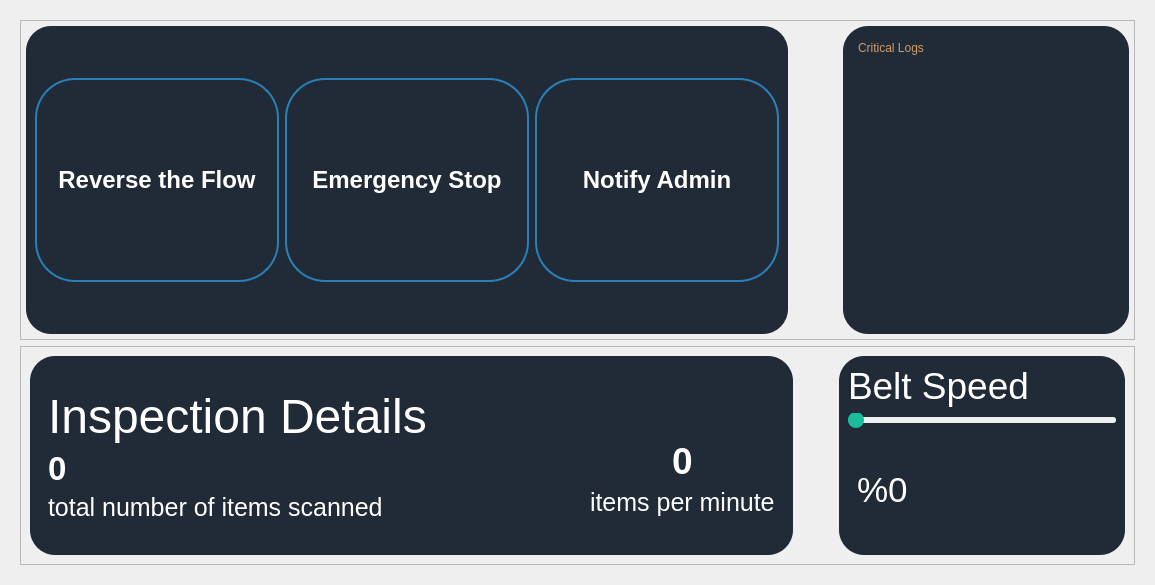
            <widget class="QWidget" name="Dashboard">
             <property name="sizePolicy">
              <sizepolicy hsizetype="MinimumExpanding" vsizetype="MinimumExpanding">
               <horstretch>0</horstretch>
               <verstretch>0</verstretch>
              </sizepolicy>
             </property>
             <layout class="QVBoxLayout" name="verticalLayout_5">
              <item>
               <widget class="QWidget" name="DashboardContent" native="true">
                <property name="sizePolicy">
                 <sizepolicy hsizetype="Expanding" vsizetype="Expanding">
                  <horstretch>0</horstretch>
                  <verstretch>0</verstretch>
                 </sizepolicy>
                </property>
                <layout class="QVBoxLayout" name="verticalLayout_3">
                 <item>
                  <widget class="QFrame" name="frame_5">
                   <property name="sizePolicy">
                    <sizepolicy hsizetype="Preferred" vsizetype="MinimumExpanding">
                     <horstretch>0</horstretch>
                     <verstretch>0</verstretch>
                    </sizepolicy>
                   </property>
                   <property name="minimumSize">
                    <size>
                     <width>0</width>
                     <height>320</height>
                    </size>
                   </property>
                   <property name="frameShape">
                    <enum>QFrame::Shape::StyledPanel</enum>
                   </property>
                   <property name="frameShadow">
                    <enum>QFrame::Shadow::Raised</enum>
                   </property>
                   <layout class="QHBoxLayout" name="horizontalLayout_18">
                    <property name="spacing">
                     <number>15</number>
                    </property>
                    <property name="sizeConstraint">
                     <enum>QLayout::SizeConstraint::SetDefaultConstraint</enum>
                    </property>
                    <property name="leftMargin">
                     <number>5</number>
                    </property>
                    <property name="topMargin">
                     <number>5</number>
                    </property>
                    <property name="rightMargin">
                     <number>5</number>
                    </property>
                    <property name="bottomMargin">
                     <number>5</number>
                    </property>
                    <item>
                     <widget class="QWidget" name="horizontalWidget_4" native="true">
                      <property name="styleSheet">
                       <string notr="true">background-color: rgb(33, 43, 55);
border-radius: 25px; </string>
                      </property>
                      <layout class="QHBoxLayout" name="horizontalLayout_19">
                       <item>
                        <widget class="QPushButton" name="ReverseButton">
                         <property name="sizePolicy">
                          <sizepolicy hsizetype="Fixed" vsizetype="Fixed">
                           <horstretch>0</horstretch>
                           <verstretch>0</verstretch>
                          </sizepolicy>
                         </property>
                         <property name="font">
                          <font>
                           <pointsize>18</pointsize>
                           <bold>true</bold>
                          </font>
                         </property>
                         <property name="styleSheet">
                          <string notr="true">QPushButton {
    background-color: #212b37;
    color: white;
    border: 2px solid #2980b9;
    border-radius: 40px;       /* half of 50x50 */
    width: 240px;
    height: 200px;
    font-weight: bold;
}

QPushButton:hover {
    background-color: #5dade2; /* lighter blue on hover */
    border: 2px solid #2471a3;
}

QPushButton:pressed {
    background-color: #1f618d; /* darker blue on click */
    border: 2px solid #1a5276;
}
</string>
                         </property>
                         <property name="text">
                          <string>Reverse the Flow</string>
                         </property>
                         <property name="icon">
                          <iconset>
                           <normalon>:/styles/img/ReverseTheFlow.png</normalon>
                          </iconset>
                         </property>
                         <property name="iconSize">
                          <size>
                           <width>36</width>
                           <height>36</height>
                          </size>
                         </property>
                        </widget>
                       </item>
                       <item>
                        <widget class="QPushButton" name="EmergencyStopButton">
                         <property name="sizePolicy">
                          <sizepolicy hsizetype="Fixed" vsizetype="Fixed">
                           <horstretch>0</horstretch>
                           <verstretch>0</verstretch>
                          </sizepolicy>
                         </property>
                         <property name="font">
                          <font>
                           <pointsize>18</pointsize>
                           <bold>true</bold>
                          </font>
                         </property>
                         <property name="styleSheet">
                          <string notr="true">QPushButton {
    background-color: #212b37;
    color: white;
    border: 2px solid #2980b9;
    border-radius: 40px;       /* half of 50x50 */
    width: 240px;
    height: 200px;
    font-weight: bold;
}

QPushButton:hover {
    background-color: #5dade2; /* lighter blue on hover */
    border: 2px solid #2471a3;
}

QPushButton:pressed {
    background-color: #1f618d; /* darker blue on click */
    border: 2px solid #1a5276;
}
</string>
                         </property>
                         <property name="text">
                          <string>Emergency Stop</string>
                         </property>
                         <property name="icon">
                          <iconset resource="resource.qrc">
                           <normaloff>:/styles/img/Stop.png</normaloff>:/styles/img/Stop.png</iconset>
                         </property>
                         <property name="iconSize">
                          <size>
                           <width>36</width>
                           <height>36</height>
                          </size>
                         </property>
                        </widget>
                       </item>
                       <item>
                        <widget class="QPushButton" name="NotifyButton">
                         <property name="sizePolicy">
                          <sizepolicy hsizetype="Fixed" vsizetype="Fixed">
                           <horstretch>0</horstretch>
                           <verstretch>0</verstretch>
                          </sizepolicy>
                         </property>
                         <property name="font">
                          <font>
                           <pointsize>18</pointsize>
                           <bold>true</bold>
                          </font>
                         </property>
                         <property name="styleSheet">
                          <string notr="true">QPushButton {
    background-color: #212b37;
    color: white;
    border: 2px solid #2980b9;
    border-radius: 40px;       /* half of 50x50 */
    width: 240px;
    height: 200px;
    font-weight: bold;
}

QPushButton:hover {
    background-color: #5dade2; /* lighter blue on hover */
    border: 2px solid #2471a3;
}

QPushButton:pressed {
    background-color: #1f618d; /* darker blue on click */
    border: 2px solid #1a5276;
}
</string>
                         </property>
                         <property name="text">
                          <string>Notify Admin</string>
                         </property>
                         <property name="icon">
                          <iconset>
                           <normalon>:/styles/img/Notify.png</normalon>
                          </iconset>
                         </property>
                         <property name="iconSize">
                          <size>
                           <width>36</width>
                           <height>36</height>
                          </size>
                         </property>
                        </widget>
                       </item>
                      </layout>
                     </widget>
                    </item>
                    <item>
                     <spacer name="horizontalSpacer_6">
                      <property name="orientation">
                       <enum>Qt::Orientation::Horizontal</enum>
                      </property>
                      <property name="sizeType">
                       <enum>QSizePolicy::Policy::Fixed</enum>
                      </property>
                      <property name="sizeHint" stdset="0">
                       <size>
                        <width>40</width>
                        <height>20</height>
                       </size>
                      </property>
                     </spacer>
                    </item>
                    <item>
                     <widget class="QWidget" name="verticalWidget_3" native="true">
                      <property name="sizePolicy">
                       <sizepolicy hsizetype="Fixed" vsizetype="MinimumExpanding">
                        <horstretch>0</horstretch>
                        <verstretch>0</verstretch>
                       </sizepolicy>
                      </property>
                      <property name="minimumSize">
                       <size>
                        <width>0</width>
                        <height>0</height>
                       </size>
                      </property>
                      <property name="styleSheet">
                       <string notr="true">background-color: rgb(33, 43, 55);
border-radius: 25px; </string>
                      </property>
                      <layout class="QVBoxLayout" name="verticalLayout_14">
                       <property name="leftMargin">
                        <number>15</number>
                       </property>
                       <property name="topMargin">
                        <number>15</number>
                       </property>
                       <property name="rightMargin">
                        <number>15</number>
                       </property>
                       <property name="bottomMargin">
                        <number>15</number>
                       </property>
                       <item>
                        <widget class="QLabel" name="label_17">
                         <property name="styleSheet">
                          <string notr="true">color: rgb(208, 155, 103);
font: 16pt &quot;Segoe UI&quot;;</string>
                         </property>
                         <property name="text">
                          <string>Critical Logs</string>
                         </property>
                        </widget>
                       </item>
                       <item>
                        <widget class="QListWidget" name="LogList">
                         <property name="sizePolicy">
                          <sizepolicy hsizetype="Fixed" vsizetype="Expanding">
                           <horstretch>0</horstretch>
                           <verstretch>0</verstretch>
                          </sizepolicy>
                         </property>
                         <property name="minimumSize">
                          <size>
                           <width>50</width>
                           <height>0</height>
                          </size>
                         </property>
                         <property name="wordWrap">
                          <bool>true</bool>
                         </property>
                        </widget>
                       </item>
                      </layout>
                     </widget>
                    </item>
                   </layout>
                  </widget>
                 </item>
                 <item>
                  <widget class="QFrame" name="frame_6">
                   <property name="sizePolicy">
                    <sizepolicy hsizetype="Preferred" vsizetype="Preferred">
                     <horstretch>0</horstretch>
                     <verstretch>0</verstretch>
                    </sizepolicy>
                   </property>
                   <property name="frameShape">
                    <enum>QFrame::Shape::StyledPanel</enum>
                   </property>
                   <property name="frameShadow">
                    <enum>QFrame::Shadow::Raised</enum>
                   </property>
                   <layout class="QHBoxLayout" name="horizontalLayout_20">
                    <item>
                     <widget class="QWidget" name="horizontalWidget22_3" native="true">
                      <property name="sizePolicy">
                       <sizepolicy hsizetype="Expanding" vsizetype="Preferred">
                        <horstretch>0</horstretch>
                        <verstretch>0</verstretch>
                       </sizepolicy>
                      </property>
                      <property name="maximumSize">
                       <size>
                        <width>16777215</width>
                        <height>16777215</height>
                       </size>
                      </property>
                      <property name="styleSheet">
                       <string notr="true">background-color: rgb(33, 43, 55);
border-radius: 25px; </string>
                      </property>
                      <layout class="QHBoxLayout" name="horizontalLayout_21">
                       <item alignment="Qt::AlignmentFlag::AlignLeft|Qt::AlignmentFlag::AlignVCenter">
                        <widget class="QWidget" name="widget_3" native="true">
                         <layout class="QVBoxLayout" name="verticalLayout_15">
                          <item>
                           <widget class="QLabel" name="label_18">
                            <property name="font">
                             <font>
                              <pointsize>36</pointsize>
                              <fontweight>ExtraBold</fontweight>
                             </font>
                            </property>
                            <property name="styleSheet">
                             <string notr="true">color: rgb(255, 255, 255);</string>
                            </property>
                            <property name="text">
                             <string>Inspection Details</string>
                            </property>
                            <property name="margin">
                             <number>5</number>
                            </property>
                           </widget>
                          </item>
                          <item>
                           <widget class="QLabel" name="label_19">
                            <property name="font">
                             <font>
                              <pointsize>25</pointsize>
                              <bold>true</bold>
                             </font>
                            </property>
                            <property name="styleSheet">
                             <string notr="true">color: rgb(255, 255, 255);</string>
                            </property>
                            <property name="text">
                             <string>0</string>
                            </property>
                           </widget>
                          </item>
                          <item>
                           <widget class="QLabel" name="label_20">
                            <property name="font">
                             <font>
                              <pointsize>19</pointsize>
                             </font>
                            </property>
                            <property name="styleSheet">
                             <string notr="true">color: rgb(255, 255, 255);</string>
                            </property>
                            <property name="text">
                             <string>total number of items scanned</string>
                            </property>
                           </widget>
                          </item>
                         </layout>
                        </widget>
                       </item>
                       <item alignment="Qt::AlignmentFlag::AlignRight|Qt::AlignmentFlag::AlignVCenter">
                        <widget class="QWidget" name="Widget02_3" native="true">
                         <layout class="QVBoxLayout" name="verticalLayout_16">
                          <item alignment="Qt::AlignmentFlag::AlignHCenter">
                           <widget class="QPushButton" name="pushButton_5">
                            <property name="layoutDirection">
                             <enum>Qt::LayoutDirection::LeftToRight</enum>
                            </property>
                            <property name="styleSheet">
                             <string notr="true">QPushButton {
    background-repeat: no-repeat;
    background-position: left center;
    text-align: left;
    height: 40px;
}
</string>
                            </property>
                            <property name="text">
                             <string/>
                            </property>
                            <property name="icon">
                             <iconset>
                              <normalon>:/styles/img/IncreaseArrow.png</normalon>
                             </iconset>
                            </property>
                            <property name="iconSize">
                             <size>
                              <width>64</width>
                              <height>64</height>
                             </size>
                            </property>
                           </widget>
                          </item>
                          <item alignment="Qt::AlignmentFlag::AlignHCenter">
                           <widget class="QLabel" name="label_21">
                            <property name="font">
                             <font>
                              <pointsize>28</pointsize>
                              <bold>true</bold>
                             </font>
                            </property>
                            <property name="styleSheet">
                             <string notr="true">color: rgb(255, 255, 255);</string>
                            </property>
                            <property name="text">
                             <string>0</string>
                            </property>
                           </widget>
                          </item>
                          <item alignment="Qt::AlignmentFlag::AlignHCenter">
                           <widget class="QLabel" name="label_22">
                            <property name="font">
                             <font>
                              <pointsize>19</pointsize>
                             </font>
                            </property>
                            <property name="styleSheet">
                             <string notr="true">color: rgb(255, 255, 255);</string>
                            </property>
                            <property name="text">
                             <string>items per minute</string>
                            </property>
                           </widget>
                          </item>
                         </layout>
                        </widget>
                       </item>
                      </layout>
                     </widget>
                    </item>
                    <item>
                     <spacer name="horizontalSpacer_7">
                      <property name="orientation">
                       <enum>Qt::Orientation::Horizontal</enum>
                      </property>
                      <property name="sizeType">
                       <enum>QSizePolicy::Policy::Fixed</enum>
                      </property>
                      <property name="sizeHint" stdset="0">
                       <size>
                        <width>40</width>
                        <height>20</height>
                       </size>
                      </property>
                     </spacer>
                    </item>
                    <item alignment="Qt::AlignmentFlag::AlignVCenter">
                     <widget class="QWidget" name="horizontalWidget33_3" native="true">
                      <property name="sizePolicy">
                       <sizepolicy hsizetype="Expanding" vsizetype="Ignored">
                        <horstretch>0</horstretch>
                        <verstretch>0</verstretch>
                       </sizepolicy>
                      </property>
                      <property name="minimumSize">
                       <size>
                        <width>0</width>
                        <height>199</height>
                       </size>
                      </property>
                      <property name="maximumSize">
                       <size>
                        <width>286</width>
                        <height>16777215</height>
                       </size>
                      </property>
                      <property name="styleSheet">
                       <string notr="true">background-color: rgb(33, 43, 55);
border-radius: 25px; </string>
                      </property>
                      <layout class="QVBoxLayout" name="verticalLayout_17">
                       <item>
                        <widget class="QLabel" name="label_23">
                         <property name="font">
                          <font>
                           <pointsize>28</pointsize>
                           <fontweight>ExtraBold</fontweight>
                          </font>
                         </property>
                         <property name="styleSheet">
                          <string notr="true">color: rgb(255, 255, 255);</string>
                         </property>
                         <property name="text">
                          <string>Belt Speed</string>
                         </property>
                         <property name="margin">
                          <number>5</number>
                         </property>
                        </widget>
                       </item>
                       <item>
                        <widget class="QSlider" name="SpeedAdjuster">
                         <property name="styleSheet">
                          <string notr="true">QSlider::groove:horizontal {
    height: 6px;
    background: #bdc3c7;
    border-radius: 3px;
}

QSlider::handle:horizontal {
    background: #1abc9c;
    border: none;
    width: 16px;
    height: 16px;
    margin: -5px 0;
    border-radius: 8px;
}

QSlider::sub-page:horizontal {
    background: #3498db;
    border-radius: 3px;
}

QSlider::add-page:horizontal {
    background: #ecf0f1;
    border-radius: 3px;
}
</string>
                         </property>
                         <property name="pageStep">
                          <number>10</number>
                         </property>
                         <property name="orientation">
                          <enum>Qt::Orientation::Horizontal</enum>
                         </property>
                        </widget>
                       </item>
                       <item>
                        <widget class="QWidget" name="horizontalWidget2_3" native="true">
                         <property name="sizePolicy">
                          <sizepolicy hsizetype="Expanding" vsizetype="Expanding">
                           <horstretch>0</horstretch>
                           <verstretch>0</verstretch>
                          </sizepolicy>
                         </property>
                         <layout class="QHBoxLayout" name="horizontalLayout_22">
                          <item>
                           <widget class="QLabel" name="SpeedPercent">
                            <property name="sizePolicy">
                             <sizepolicy hsizetype="Preferred" vsizetype="Expanding">
                              <horstretch>0</horstretch>
                              <verstretch>0</verstretch>
                             </sizepolicy>
                            </property>
                            <property name="font">
                             <font>
                              <pointsize>26</pointsize>
                              <fontweight>ExtraBold</fontweight>
                             </font>
                            </property>
                            <property name="styleSheet">
                             <string notr="true">color: rgb(255, 255, 255);</string>
                            </property>
                            <property name="text">
                             <string>%0</string>
                            </property>
                            <property name="margin">
                             <number>5</number>
                            </property>
                           </widget>
                          </item>
                          <item>
                           <widget class="QPushButton" name="pushButton_6">
                            <property name="sizePolicy">
                             <sizepolicy hsizetype="Minimum" vsizetype="Expanding">
                              <horstretch>0</horstretch>
                              <verstretch>0</verstretch>
                             </sizepolicy>
                            </property>
                            <property name="layoutDirection">
                             <enum>Qt::LayoutDirection::LeftToRight</enum>
                            </property>
                            <property name="styleSheet">
                             <string notr="true">QPushButton {
    background-repeat: no-repeat;
    background-position: left center;
    text-align: left;
    height: 40px;
}
</string>
                            </property>
                            <property name="text">
                             <string/>
                            </property>
                            <property name="icon">
                             <iconset>
                              <normalon>:/styles/img/Ellipse.png</normalon>
                             </iconset>
                            </property>
                            <property name="iconSize">
                             <size>
                              <width>96</width>
                              <height>96</height>
                             </size>
                            </property>
                           </widget>
                          </item>
                         </layout>
                        </widget>
                       </item>
                      </layout>
                     </widget>
                    </item>
                   </layout>
                  </widget>
                 </item>
                </layout>
               </widget>
              </item>
             </layout>
            </widget>
